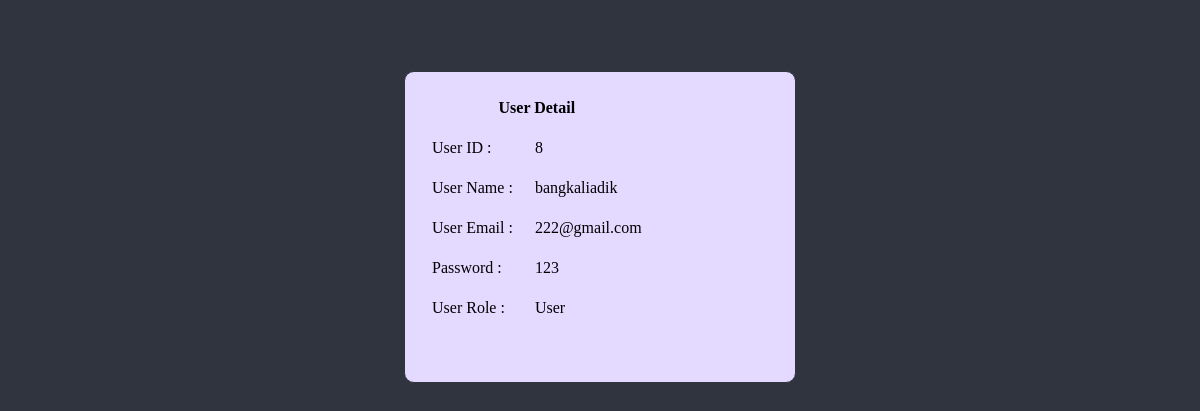
Page /admin/user_detail.php?id=8&pageset=true (signed in) on the committed database.
### tables this page shows
CREATE TABLE `user` (
  `userID` int(10) NOT NULL,
  `userName` varchar(50) NOT NULL,
  `userEmail` varchar(50) NOT NULL,
  `userContact` varchar(11) NOT NULL,
  `userPassword` varchar(50) NOT NULL,
  `gender` varchar(10) NOT NULL,
  `dateOfBirth` date NOT NULL,
  `residentialAddress` varchar(200) NOT NULL,
  `userType` enum('User','Admin') NOT NULL DEFAULT 'User',
  `profilePicture` blob DEFAULT NULL
);

### admin/user_detail.php (the view, shortened to what this page needs)
<?php
	include("connect.php");
?>
<!DOCTYPE html>
<html>
<head>
</head>
<body>
	<div id="detailWrap">
		<?php
			if(isset($_GET['pageset']))
			{
				$id = $_GET['id'];
				$details = mysqli_query($con,"select * from user where userID = $id");
				$detail = mysqli_fetch_assoc($details);
				?>
				<table>
					<tr>
						<th colspan="2">User Detail</th>
					</tr>
					<tr>
						<td>User ID : </td>
						<td><?php echo $detail['userID'];?></td>
					</tr>
					<tr>
						<td>User Name : </td>
						<td><?php echo $detail['userName'];?></td>
					</tr>
					<tr>
						<td>User Email : </td>
						<td><?php echo $detail['userEmail'];?></td>
					</tr>
					<tr>
						<td>Password : </td>
						<td><?php echo $detail['userPassword'];?></td>
					</tr>
					<tr>
						<td>User Role : </td>
						<td><?php echo $detail['userType'];?></td>
					</tr>
				</table>
				<?php
			}
		?>
	</div>
</body>
</html>

### admin/user_detail.php (style rules this page uses)
body,html { background-color: #30343F; }
#detailWrap { width: 380px; height: 300px; position: relative; margin: 6% auto; border: 1pt solid #30343F; border-radius: 10px; padding: 5px; background-color: #E4D9FF; }
#detailWrap table,td,tr,th { padding: 10px; }

### rows in the picture
user: userID "8", userName "bangkaliadik", userEmail "222@gmail.com", userPassword "123", userType "User"
